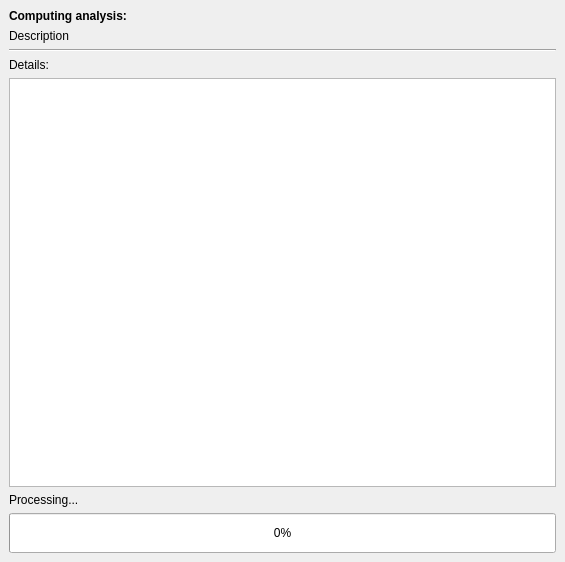
<?xml version="1.0" encoding="UTF-8"?>
<ui version="4.0">
 <class>Step0DockWidge</class>
 <widget class="QDockWidget" name="Step0DockWidge">
  <property name="windowModality">
   <enum>Qt::ApplicationModal</enum>
  </property>
  <property name="geometry">
   <rect>
    <x>0</x>
    <y>0</y>
    <width>565</width>
    <height>562</height>
   </rect>
  </property>
  <property name="contextMenuPolicy">
   <enum>Qt::DefaultContextMenu</enum>
  </property>
  <property name="toolTipDuration">
   <number>-1</number>
  </property>
  <property name="windowTitle">
   <string>Simulation Module</string>
  </property>
  <widget class="QWidget" name="dockWidgetContents">
   <layout class="QVBoxLayout" name="verticalLayout">
    <item>
     <widget class="QLabel" name="label">
      <property name="font">
       <font>
        <pointsize>9</pointsize>
        <weight>75</weight>
        <bold>true</bold>
       </font>
      </property>
      <property name="text">
       <string>Computing analysis:</string>
      </property>
     </widget>
    </item>
    <item>
     <widget class="QLabel" name="label_description">
      <property name="text">
       <string>Description</string>
      </property>
     </widget>
    </item>
    <item>
     <widget class="Line" name="line">
      <property name="orientation">
       <enum>Qt::Horizontal</enum>
      </property>
     </widget>
    </item>
    <item>
     <widget class="QLabel" name="label_2">
      <property name="text">
       <string>Details:</string>
      </property>
     </widget>
    </item>
    <item>
     <widget class="QTextBrowser" name="text_details"/>
    </item>
    <item>
     <widget class="QLabel" name="label_3">
      <property name="text">
       <string>Processing...</string>
      </property>
     </widget>
    </item>
    <item>
     <widget class="QProgressBar" name="progress_bar">
      <property name="minimumSize">
       <size>
        <width>0</width>
        <height>40</height>
       </size>
      </property>
      <property name="maximum">
       <number>6</number>
      </property>
      <property name="value">
       <number>0</number>
      </property>
     </widget>
    </item>
   </layout>
  </widget>
 </widget>
 <resources/>
 <connections/>
</ui>
